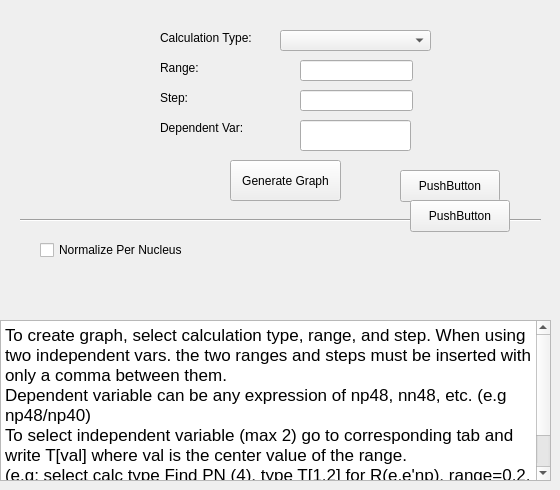
    <widget class="QWidget" name="tab_2">
     <attribute name="title">
      <string>Graph</string>
     </attribute>
     <widget class="QLineEdit" name="rangeEdit">
      <property name="geometry">
       <rect>
        <x>300</x>
        <y>60</y>
        <width>113</width>
        <height>21</height>
       </rect>
      </property>
      <property name="text">
       <string/>
      </property>
     </widget>
     <widget class="QPushButton" name="graphButton">
      <property name="enabled">
       <bool>true</bool>
      </property>
      <property name="geometry">
       <rect>
        <x>230</x>
        <y>160</y>
        <width>111</width>
        <height>41</height>
       </rect>
      </property>
      <property name="text">
       <string>Generate Graph</string>
      </property>
     </widget>
     <widget class="QComboBox" name="calcType">
      <property name="geometry">
       <rect>
        <x>280</x>
        <y>30</y>
        <width>151</width>
        <height>21</height>
       </rect>
      </property>
      <property name="editable">
       <bool>false</bool>
      </property>
      <property name="currentText">
       <string/>
      </property>
      <property name="frame">
       <bool>true</bool>
      </property>
      <property name="modelColumn">
       <number>0</number>
      </property>
     </widget>
     <widget class="QLabel" name="calcTypeLabel">
      <property name="geometry">
       <rect>
        <x>160</x>
        <y>30</y>
        <width>101</width>
        <height>16</height>
       </rect>
      </property>
      <property name="text">
       <string>Calculation Type:</string>
      </property>
     </widget>
     <widget class="QLabel" name="rangeLabel">
      <property name="geometry">
       <rect>
        <x>160</x>
        <y>60</y>
        <width>101</width>
        <height>16</height>
       </rect>
      </property>
      <property name="text">
       <string>Range:</string>
      </property>
     </widget>
     <widget class="QCheckBox" name="checkNormAtom">
      <property name="enabled">
       <bool>true</bool>
      </property>
      <property name="geometry">
       <rect>
        <x>40</x>
        <y>240</y>
        <width>171</width>
        <height>20</height>
       </rect>
      </property>
      <property name="text">
       <string>Normalize Per Nucleus</string>
      </property>
      <property name="checked">
       <bool>false</bool>
      </property>
     </widget>
     <widget class="QLineEdit" name="stepEdit">
      <property name="geometry">
       <rect>
        <x>300</x>
        <y>90</y>
        <width>113</width>
        <height>21</height>
       </rect>
      </property>
      <property name="text">
       <string/>
      </property>
     </widget>
     <widget class="QLabel" name="stepLabel">
      <property name="geometry">
       <rect>
        <x>160</x>
        <y>90</y>
        <width>101</width>
        <height>16</height>
       </rect>
      </property>
      <property name="text">
       <string>Step:</string>
      </property>
     </widget>
     <widget class="Line" name="line">
      <property name="geometry">
       <rect>
        <x>20</x>
        <y>210</y>
        <width>521</width>
        <height>20</height>
       </rect>
      </property>
      <property name="orientation">
       <enum>Qt::Orientation::Horizontal</enum>
      </property>
     </widget>
     <widget class="QLabel" name="exprLabel">
      <property name="geometry">
       <rect>
        <x>160</x>
        <y>120</y>
        <width>101</width>
        <height>16</height>
       </rect>
      </property>
      <property name="text">
       <string>Dependent Var:</string>
      </property>
     </widget>
     <widget class="QLineEdit" name="exprEdit">
      <property name="geometry">
       <rect>
        <x>300</x>
        <y>120</y>
        <width>111</width>
        <height>31</height>
       </rect>
      </property>
      <property name="text">
       <string/>
      </property>
     </widget>
     <widget class="QTextEdit" name="textEdit">
      <property name="geometry">
       <rect>
        <x>0</x>
        <y>320</y>
        <width>551</width>
        <height>161</height>
       </rect>
      </property>
      <property name="readOnly">
       <bool>true</bool>
      </property>
      <property name="html">
       <string>&lt;!DOCTYPE HTML PUBLIC &quot;-//W3C//DTD HTML 4.0//EN&quot; &quot;http://www.w3.org/TR/REC-html40/strict.dtd&quot;&gt;
&lt;html&gt;&lt;head&gt;&lt;meta name=&quot;qrichtext&quot; content=&quot;1&quot; /&gt;&lt;meta charset=&quot;utf-8&quot; /&gt;&lt;style type=&quot;text/css&quot;&gt;
p, li { white-space: pre-wrap; }
hr { height: 1px; border-width: 0; }
li.unchecked::marker { content: &quot;\2610&quot;; }
li.checked::marker { content: &quot;\2612&quot;; }
&lt;/style&gt;&lt;/head&gt;&lt;body style=&quot; font-family:'.AppleSystemUIFont'; font-size:13pt; font-weight:400; font-style:normal;&quot;&gt;
&lt;p style=&quot; margin-top:0px; margin-bottom:0px; margin-left:0px; margin-right:0px; -qt-block-indent:0; text-indent:0px;&quot;&gt;To create graph, select calculation type, range, and step. When using two independent vars. the two ranges and steps must be inserted with only a comma between them.&lt;/p&gt;
&lt;p style=&quot; margin-top:0px; margin-bottom:0px; margin-left:0px; margin-right:0px; -qt-block-indent:0; text-indent:0px;&quot;&gt;Dependent variable can be any expression of np48, nn48, etc. (e.g np48/np40)&lt;/p&gt;
&lt;p style=&quot; margin-top:0px; margin-bottom:0px; margin-left:0px; margin-right:0px; -qt-block-indent:0; text-indent:0px;&quot;&gt;To select independent variable (max 2) go to corresponding tab and write T[val] where val is the center value of the range.&lt;/p&gt;
&lt;p style=&quot; margin-top:0px; margin-bottom:0px; margin-left:0px; margin-right:0px; -qt-block-indent:0; text-indent:0px;&quot;&gt;(e.g: select calc type Find PN (4), type T[1.2] for R(e,e'np), range=0.2, a d dependent var=pp48/pp40 will give pp48/pp40 as function of R(e,e'np) for values between 1.1 and 1.3)&lt;/p&gt;&lt;/body&gt;&lt;/html&gt;</string>
      </property>
     </widget>
     <widget class="QPushButton" name="button">
      <property name="geometry">
       <rect>
        <x>400</x>
        <y>170</y>
        <width>100</width>
        <height>32</height>
       </rect>
      </property>
      <property name="text">
       <string>PushButton</string>
      </property>
     </widget>
     <widget class="QPushButton" name="button_2">
      <property name="geometry">
       <rect>
        <x>410</x>
        <y>200</y>
        <width>100</width>
        <height>32</height>
       </rect>
      </property>
      <property name="text">
       <string>PushButton</string>
      </property>
     </widget>
    </widget>
